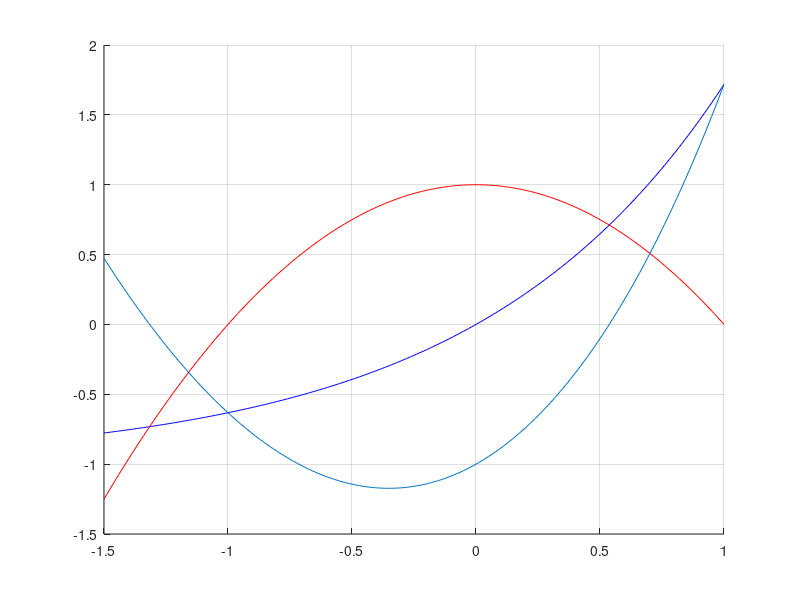

This chart was generated by the following MATLAB code:
fonction_f = @(x) exp(x) -1;
fonction_g = @(x) -x.^2+1;

fonction_rassemblee = @(x) exp(x)-1 +x.^2-1;
fonction_rassemblee_derivee = @(x) exp(x)+2*x;
absc= -1.5:0.01:1;
ord1 = fonction_f(absc);
ord2 = fonction_g(absc);
hold on
grid on
plot(absc, ord1,'b')
plot(absc, ord2,'r')
ord3 = fonction_rassemblee(absc);
plot (absc, ord3)
u1 = -2;
while  abs(fonction_rassemblee(u1))>10^-4
    u1 = u1 - fonction_rassemblee(u1)/fonction_rassemblee_derivee(u1);
end

u2 = 1;
while abs(fonction_rassemblee(u2))>10^-4
    u2 = u2 - fonction_rassemblee(u2)/fonction_rassemblee_derivee(u2);
end



a = u1;
b = u2;
n = 10^5;
h = (b-a)/(2*n);


x =a;

disp(x)
I = 0;
for o=1:n
    I = I + (fonction_g(x)+ 4*fonction_g(x+h)+ fonction_g(x+2*h))-(fonction_f(x)+ 4*fonction_f(x+h)+ fonction_f(x+2*h));
    x = x +2*h;
end

I = I*(h/3);
disp(["la réponse est de :", I])




